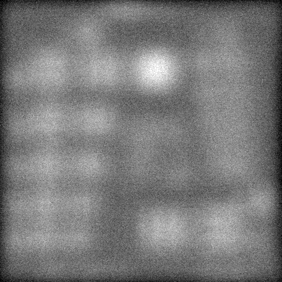
#> input picture hyperspectral/thz_new/resol1951_2_e_0.2THz.png, 282 x 282 px, found by its file name; its folder holds 4 pictures in this run
$ python calc_contrast.py
#> lines starting #> are read from the running program, lines starting #| are printed output that depends on the picture; long printed decimals are rounded
from PIL import Image
import numpy as np

conts = []
sharps = []
thzs = np.arange(0.2, 3.1, 0.1)
for thz in thzs:
    img = Image.open(f'../thz_new/resol1951_2_e_{round(thz, 1)}THz.png')
#> img is the input picture: PIL image 282x282 L; min 0, max 255, mean 121.2
    img = np.asarray(img)

    # calculate the gradient
    gy, gx = np.gradient(img)
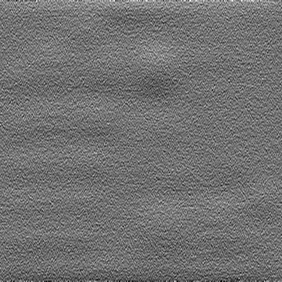
#> gy: shape (282, 282) float64; min -33, max 41, mean 0.1; drawn with min black and max white
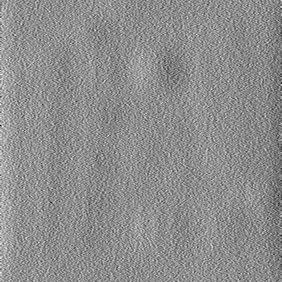
#> gx: shape (282, 282) float64; min -39, max 31, mean 0; drawn with min black and max white
    g_norm = np.sqrt(gx**2 + gy**2)
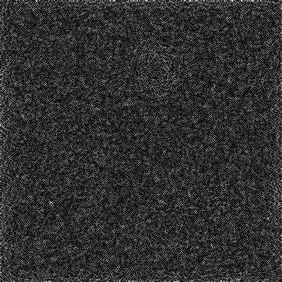
#> g_norm: shape (282, 282) float64; min 0, max 41.44, mean 7.8; drawn with min black and max white

    # compute the sharpness value
    sharpness = np.average(g_norm)
#> sharpness = 7.79
    sharps.append(sharpness)

    contrast = img.std()
#> contrast = 30.56
    print(round(thz, 1), contrast, sharpness)
#| 0.2 30.557 7.790
    conts.append(contrast)
#> pass 2 of the loop `for thz in thzs:`:
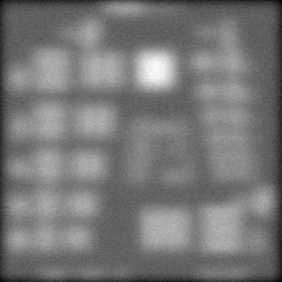
#> input picture hyperspectral/thz_new/resol1951_2_e_0.3THz.png, 282 x 282 px, found by its file name
#> img is the input picture: PIL image 282x282 L; min 0, max 255, mean 118.8
#> `gy, gx = np.gradient(img)`:
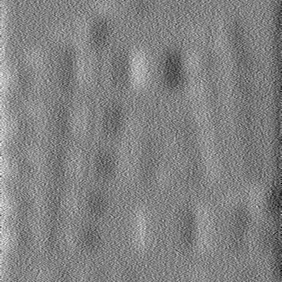
#> gx: shape (282, 282) float64; min -21, max 20, mean -0.0244; drawn with min black and max white
#> `g_norm = np.sqrt(gx**2 + gy**2)`:
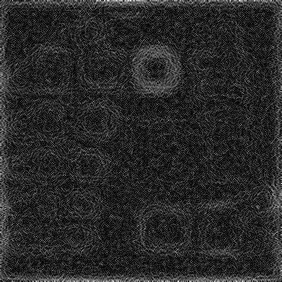
#> g_norm: shape (282, 282) float64; min 0, max 28.11, mean 4.5; drawn with min black and max white
#> sharpness = 4.53
#> contrast = 30.16
#| 0.3 30.164 4.534
#> pass 3 of the loop `for thz in thzs:`:
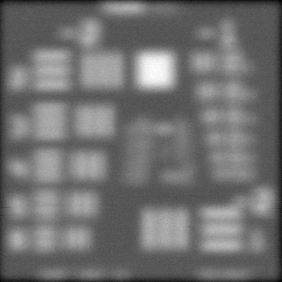
#> input picture hyperspectral/thz_new/resol1951_2_e_0.4THz.png, 282 x 282 px, found by its file name
#> img is the input picture: PIL image 282x282 L; min 0, max 255, mean 111.7
#> `gy, gx = np.gradient(img)`:
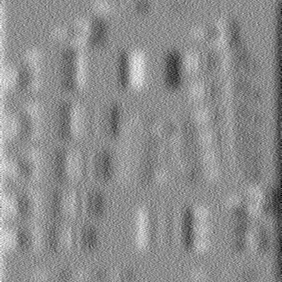
#> gx: shape (282, 282) float64; min -20, max 16, mean -0.0727; drawn with min black and max white
#> `g_norm = np.sqrt(gx**2 + gy**2)`:
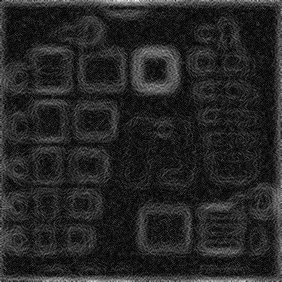
#> g_norm: shape (282, 282) float64; min 0, max 29.15, mean 4.4; drawn with min black and max white
#> sharpness = 4.35
#> contrast = 32.14
#| 0.4 32.145 4.352
#> (the run stopped early here; a loop or call above may not have finished)
